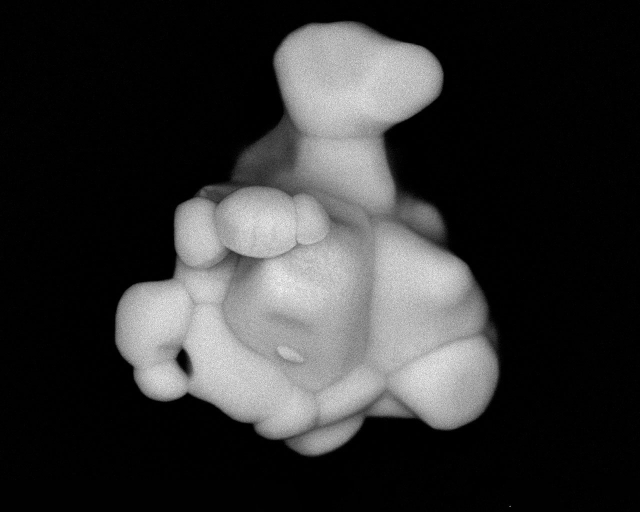
#> input picture Mak's Work/SampleImages/1.jpg, 1280 x 1024 px (shown at 1/2 size)
$ python -i removeLabelCopy.py   (imports and definitions only)
#> lines starting #> are read from the running program, lines starting #| are printed output that depends on the picture; after the words box and inside, x2 and y2 are one past the last pixel; in counts of white or black regions, pixels touching at a corner belong together
#> further down, picture is the input picture: shape (1024, 1280, 3); min 0, max 255, mean 49.9
import cv2 as cv2
import numpy as np

#detects the rectangles in the image
#returns a mask image of the detected rectangles
#CURRENTLY NOT BEING USED!!!
# [31 lines left out: function detectRectangle, not called in this run]


#detects the bigger white areas in the image
#returns a mask of the dilated detected white areas
def detectWhite(image):
    hsv = cv2.cvtColor(image, cv2.COLOR_BGR2HSV) #convert to HSV
#> hsv: shape (1024, 1280, 3); mean H, S, V 0, 0, 49.9

    #image preprocessing
    hsv_low = np.array([0, 0, 0], np.uint8)
    hsv_high = np.array([179, 255, 254], np.uint8)
    mask = cv2.inRange(hsv, hsv_low, hsv_high)
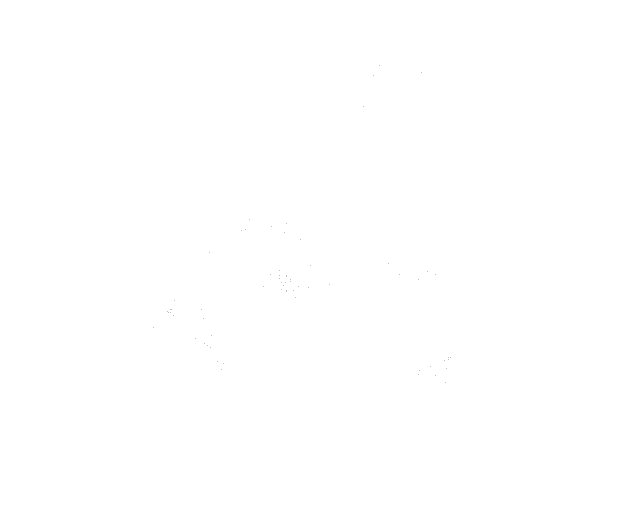
#> mask: shape (1024, 1280) (shown at 1/2 size); 100% white; black in thin lines or dots, all inside (x1, y1, x2, y2) = (307, 130, 902, 766)
    mask = cv2.bitwise_not(mask) #inverts the mask (flips black and white)

    #Gaussian blur and adaptive threshold
    blur = cv2.GaussianBlur(mask, (9,9), 0)
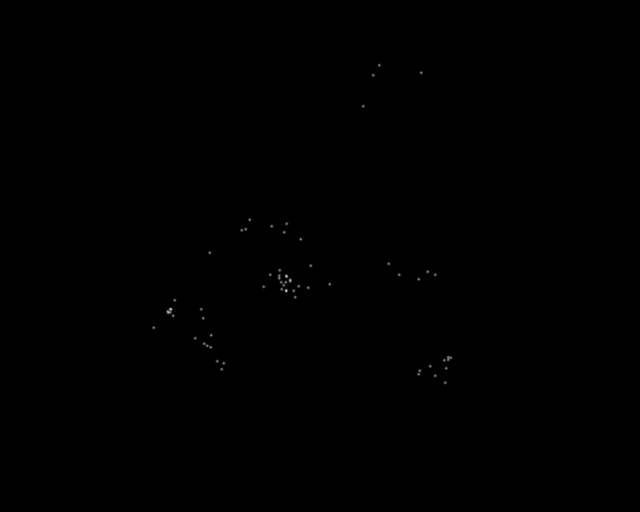
#> blur: shape (1024, 1280) (shown at 1/2 size); min 0, max 24, mean 0; drawn with min black and max white
    thresh = cv2.adaptiveThreshold(blur,255,cv2.ADAPTIVE_THRESH_GAUSSIAN_C, cv2.THRESH_BINARY_INV,11,15)
#> thresh: shape (1024, 1280); every value is 0

    #Dilate to combine letters (make detected text a blob)
    kernel = cv2.getStructuringElement(cv2.MORPH_RECT, (9,9))
    dilate = cv2.dilate(thresh, kernel, iterations=6)

    mask = cv2.cvtColor(dilate,cv2.COLOR_GRAY2BGR) #convert back to RGB (3 channels)
#> mask: shape (1024, 1280, 3); every value is 0
    return mask #mask of detected dilated white areas

# [26 lines of commented-out code are left out]
# [72 lines left out: functions remove_white_pixels, removeLabel, not called in this run]


>>> import cv2
>>> picture = cv2.imread('../SampleImages/1.jpg')
>>> result = detectWhite(picture)
